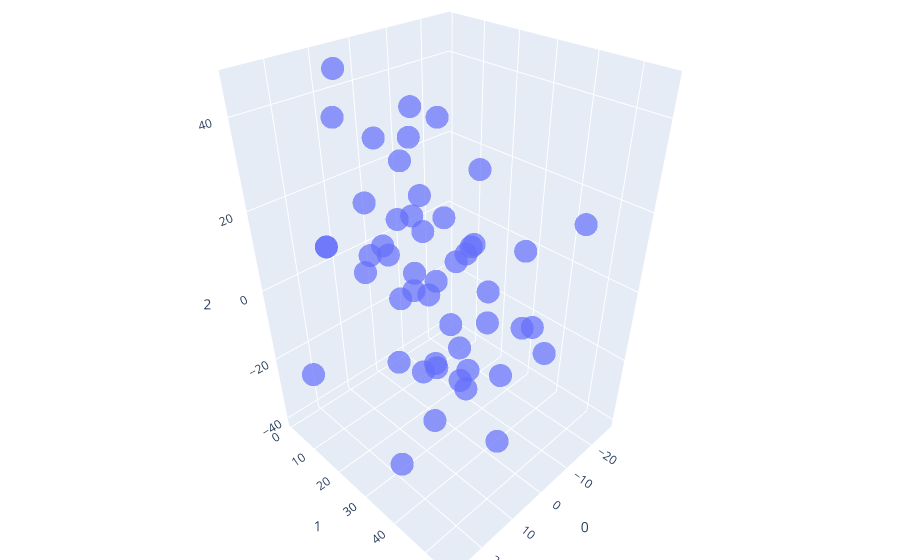

Write notebook code for a chart like this one.
### Code cell
df = pd.DataFrame(data_transformed)
fig = px.scatter_3d(
    df, x=0, y=1, z=2,
    size_max=18, opacity=0.7
)

fig.update_layout(margin=dict(l=0, r=0, b=0, t=0))
